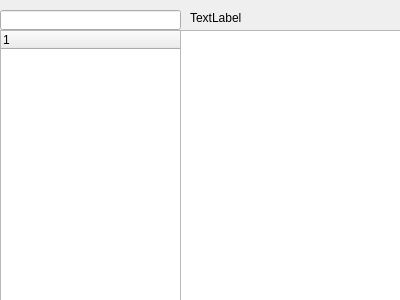
<?xml version="1.0" encoding="UTF-8"?>
<ui version="4.0">
 <class>Form</class>
 <widget class="QWidget" name="Form">
  <property name="geometry">
   <rect>
    <x>0</x>
    <y>0</y>
    <width>400</width>
    <height>300</height>
   </rect>
  </property>
  <property name="windowTitle">
   <string>Form</string>
  </property>
  <widget class="QTreeWidget" name="treeWidget">
   <property name="geometry">
    <rect>
     <x>0</x>
     <y>30</y>
     <width>181</width>
     <height>271</height>
    </rect>
   </property>
   <column>
    <property name="text">
     <string notr="true">1</string>
    </property>
   </column>
  </widget>
  <widget class="QLineEdit" name="lineEdit">
   <property name="geometry">
    <rect>
     <x>0</x>
     <y>10</y>
     <width>181</width>
     <height>20</height>
    </rect>
   </property>
  </widget>
  <widget class="QTextEdit" name="textEdit">
   <property name="geometry">
    <rect>
     <x>180</x>
     <y>30</y>
     <width>221</width>
     <height>271</height>
    </rect>
   </property>
  </widget>
  <widget class="QLabel" name="label">
   <property name="geometry">
    <rect>
     <x>190</x>
     <y>10</y>
     <width>201</width>
     <height>16</height>
    </rect>
   </property>
   <property name="text">
    <string>TextLabel</string>
   </property>
  </widget>
 </widget>
 <resources/>
 <connections/>
</ui>
